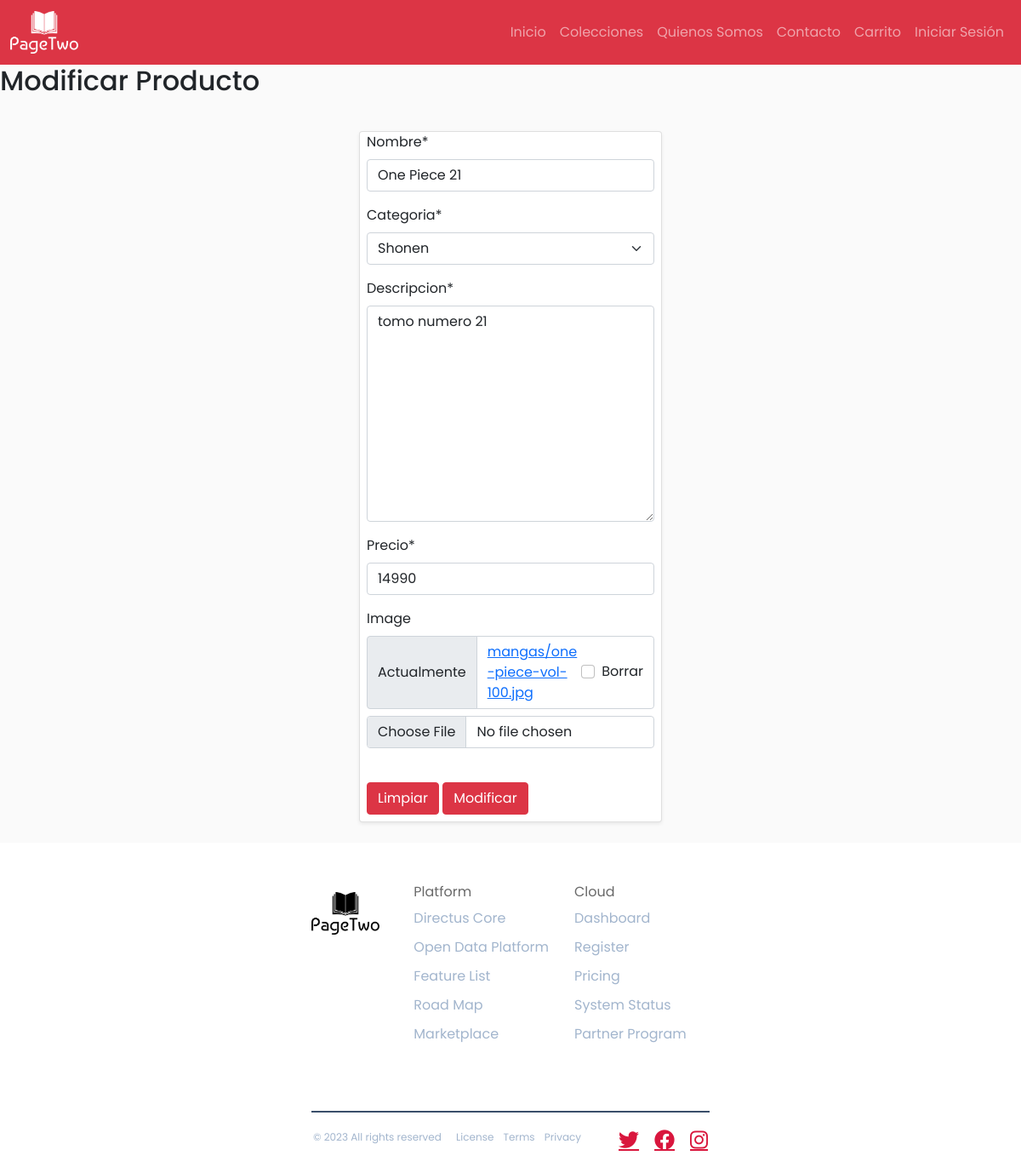
Page /modificar-producto/3/ on the committed database.
### mangastore/models.py (models this page shows, shortened)
class Producto(models.Model):
    nombre = models.CharField(max_length=100,)
    categoria = models.ForeignKey(Categoria, on_delete=CASCADE)
    descripcion = models.TextField(max_length=1000)
    precio = models.IntegerField()
    image = models.ImageField(upload_to='mangas', null=True, default='Some')
    available = models.BooleanField(default=True)

class Categoria(models.Model):
    nombre = models.CharField(max_length=100)
    activo = models.BooleanField(default=True)
    def __str__(self):
        return self.nombre

### mangastore/views.py (the view, shortened to what this page needs)
# urls.py: path('modificar-producto/<id>/', mod_product, name='product_mod'),
def mod_product(request, id):
    mangas = Producto.objects.get(id=id)
    data = {
        'form':MangaForm(instance=mangas)
    }
    return render(request, 'mangastore/modprod.html', data)

### mangastore/forms.py
class MangaForm(ModelForm):
    nombre = forms.CharField(min_length=3, max_length=100)
    precio = forms.IntegerField(min_value=1, max_value=1500000)
    image = forms.ImageField(required=False)
    class Meta:
        model = Producto
        fields = ['nombre', 'categoria', 'descripcion', 'precio', 'image']

### mangastore/templates/mangastore/modprod.html (shortened to what this page needs)
{% extends 'mangastore/base.html' %}
{% load static %}
{% block css %}
<link
rel="stylesheet"
href="https://cdnjs.cloudflare.com/ajax/libs/font-awesome/6.4.0/css/all.min.css"
integrity="sha512-iecdLmaskl7CVkqkXNQ/ZH/XLlvWZOJyj7Yy7tcenmpD1ypASozpmT/E0iPtmFIB46ZmdtAc9eNBvH0H/ZpiBw=="
crossorigin="anonymous"
referrerpolicy="no-referrer"
/>
<link href="https://cdn.jsdelivr.net/npm/bootstrap@5.0.0-beta1/dist/css/bootstrap.min.css" rel="stylesheet">
<link rel="stylesheet" href="{% static 'mangastore/'%}css/estilos.css">
<link rel="stylesheet" href="{% static 'mangastore/'%}css/style2.css">
<link rel="stylesheet" href="https://unicons.iconscout.com/release/v4.0.0/css/line.css" />
{% endblock %}
{% block contenido %}
{% load crispy_forms_tags %}
<h2> Modificar Producto </h2>
<div class="container">
    <div class="row row-cols-1 row-cols-sm-2 row-cols-md-3 g-3 d-flex justify-content-center m-4">
        <div class="card shadow-sm">
<form action="" method="POST" enctype="multipart/form-data">
    <table>
        {{ form | crispy }}
    </table>
    <div class="mt-4 mb-2">
        <input class="btn btn-danger" type="reset" value="Limpiar">
        <input class="btn btn-danger" type="submit" value="Modificar">
    </div>
</form>
        </div>
    </div>
</div>
{% endblock %}

### mangastore/static/mangastore/css/style2.css (style rules this page uses)
* { margin: 0; padding: 0; box-sizing: border-box; font-family: "Poppins", sans-serif; }

### rows in the picture
Producto: nombre "One Piece 21", categoria "Shonen", descripcion "tomo numero 21", precio "14990"
